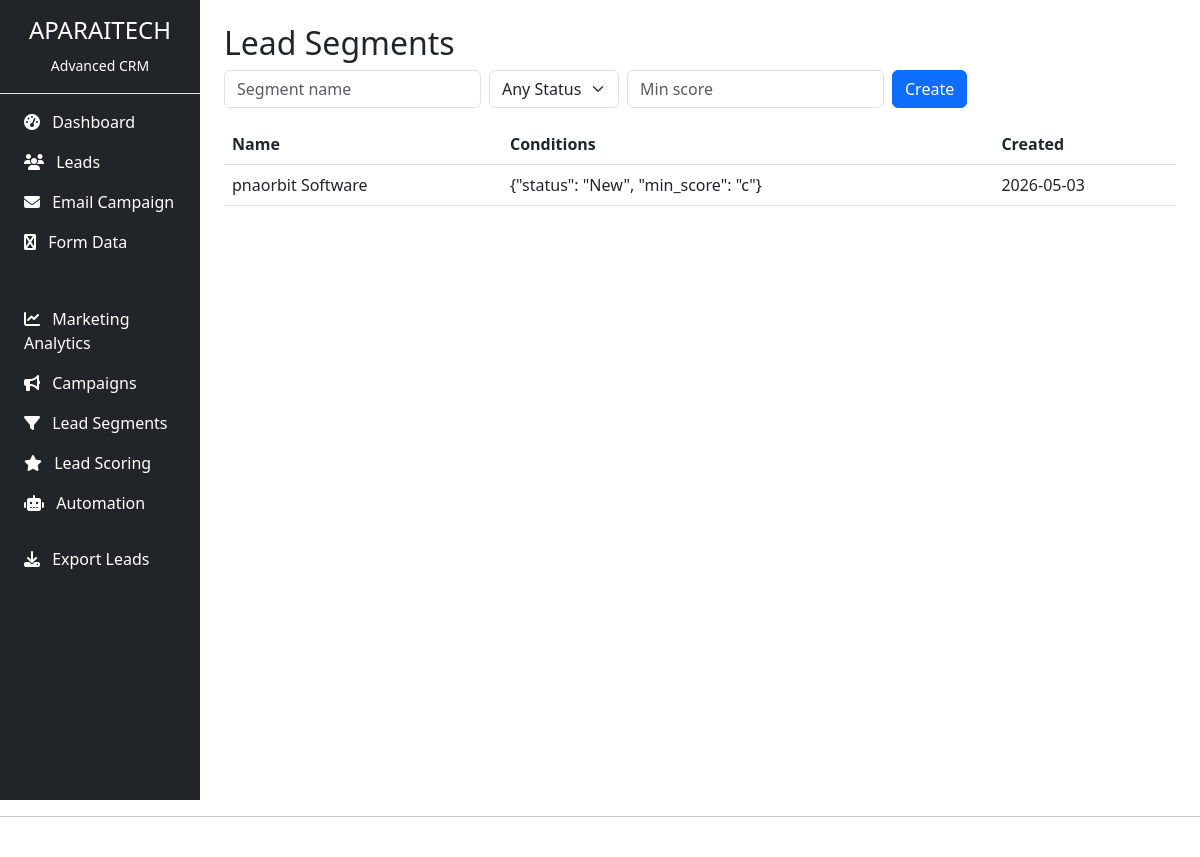
The page /segments on the database as committed earlier.
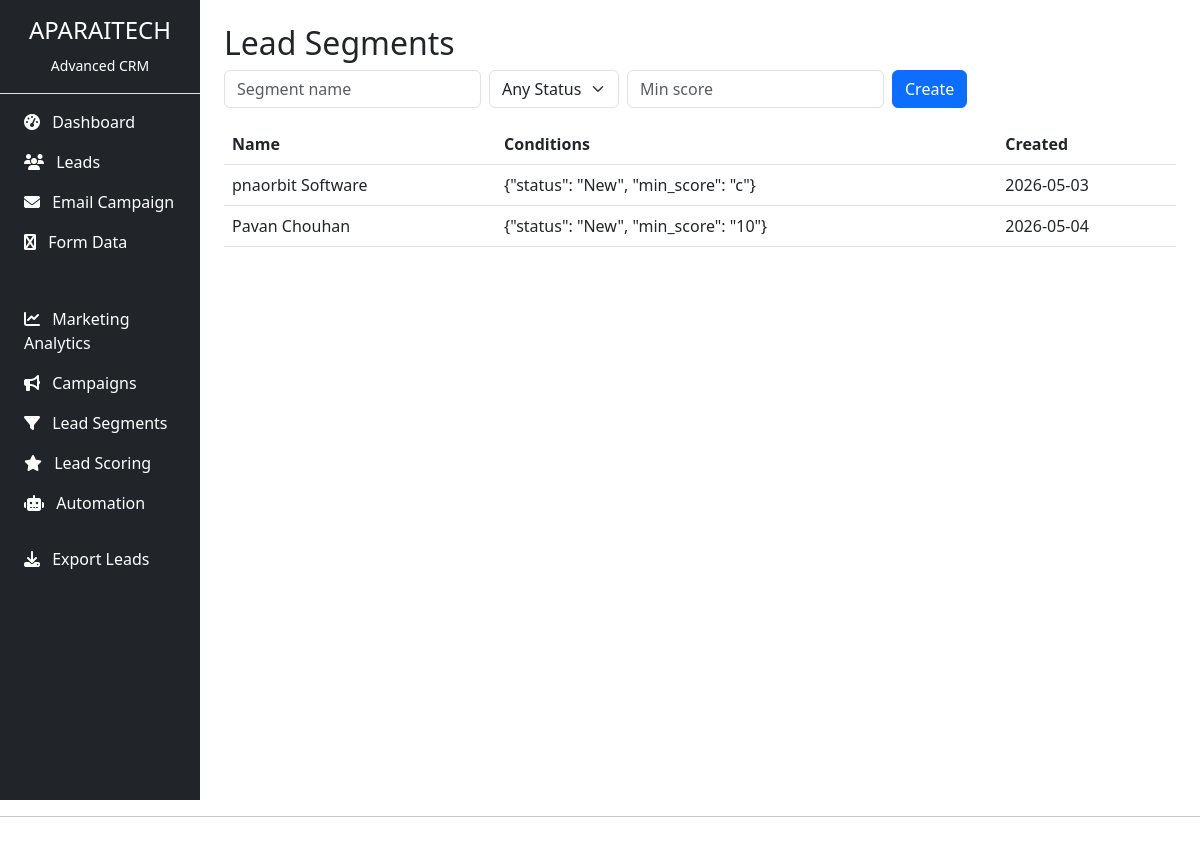
The same page on the database as committed later.
### tables this page shows
CREATE TABLE segments (
            id INTEGER PRIMARY KEY AUTOINCREMENT,
            name TEXT UNIQUE,
            conditions TEXT,
            created_at TIMESTAMP DEFAULT CURRENT_TIMESTAMP
        );

### app.py (the view)
@app.route('/segments')
def segments():
    db = get_db()
    segs = db.execute('SELECT * FROM segments').fetchall()
    return render_template('segments.html', segments=segs)

### app.py (called while the page is built)
@app.teardown_appcontext
def close_connection(exception):
    db = getattr(g, '_database', None)
    if db is not None:
        db.close()

### database.py (called while the page is built)
def get_db():
    db = getattr(g, '_database', None)
    if db is None:
        db = g._database = sqlite3.connect(DATABASE)
        db.row_factory = sqlite3.Row
    return db

### templates/segments.html
{% extends "base.html" %}
{% block content %}
<h2>Lead Segments</h2>
<form method="post" action="/segment/create" class="row g-2 mb-3">
    <div class="col-auto"><input name="name" placeholder="Segment name" class="form-control" required></div>
    <div class="col-auto"><select name="status" class="form-select"><option value="">Any Status</option><option>New</option><option>Contacted</option><option>Converted</option></select></div>
    <div class="col-auto"><input name="min_score" placeholder="Min score" class="form-control"></div>
    <div class="col-auto"><button class="btn btn-primary">Create</button></div>
</form>
<table class="table"><thead><tr><th>Name</th><th>Conditions</th><th>Created</th></tr></thead><tbody>
{% for s in segments %}<tr><td>{{ s.name }}</td><td>{{ s.conditions }}</td><td>{{ s.created_at[:10] }}</td></tr>{% endfor %}
</tbody></table>
{% endblock %}

### templates/base.html (shortened to what this page needs)
<!DOCTYPE html>
<html lang="en">
<head>
    <link href="https://cdn.jsdelivr.net/npm/bootstrap@5.3.0/dist/css/bootstrap.min.css" rel="stylesheet">
    <link rel="stylesheet" href="https://cdnjs.cloudflare.com/ajax/libs/font-awesome/6.4.0/css/all.min.css">
    <link rel="stylesheet" href="{{ url_for('static', filename='style.css') }}">
</head>
<body>
<div class="container-fluid">
    <div class="row">
        <div class="col-md-2 p-0 bg-dark text-white min-vh-100">
            <div class="p-3 text-center border-bottom">
                <h4>APARAITECH</h4>
                <small>Advanced CRM</small>
            </div>
            <nav class="nav flex-column p-2">
                <a class="nav-link text-white" href="/"><i class="fas fa-tachometer-alt me-2"></i> Dashboard</a>
                <a class="nav-link text-white" href="/leads"><i class="fas fa-users me-2"></i> Leads</a>
                <a class="nav-link text-white" href="/email"><i class="fas fa-envelope me-2"></i> Email Campaign</a>
                <a class="nav-link text-white" href="/forms"><i class="fas fa-google me-2"></i> Form Data</a>
                <small class="text-muted px-2">MARKETING</small>
                <a class="nav-link text-white" href="/marketing-dashboard"><i class="fas fa-chart-line me-2"></i> Marketing Analytics</a>
                <a class="nav-link text-white" href="/campaigns"><i class="fas fa-bullhorn me-2"></i> Campaigns</a>
                <a class="nav-link text-white" href="/segments"><i class="fas fa-filter me-2"></i> Lead Segments</a>
                <a class="nav-link text-white" href="/lead-scoring"><i class="fas fa-star me-2"></i> Lead Scoring</a>
                <a class="nav-link text-white" href="/email-automation"><i class="fas fa-robot me-2"></i> Automation</a>
                <a class="nav-link text-white" href="/export-leads"><i class="fas fa-download me-2"></i> Export Leads</a>
            </nav>
        </div>
        <div class="col-md-10 p-4">
            {% block content %}{% endblock %}
        </div>
    </div>
</div>
</body>
</html>
<hr>
<a class="nav-link text-white" href="/logout"><i class="fas fa-sign-out-alt"></i> Logout</a>
<link rel="stylesheet" href="{{ url_for('static', filename='style.css') }}">

Rows that differ between the two databases and show on the page:
added segments: name "Pavan Chouhan", conditions "{\"status\": \"New\", \"min_score\": \"10\"}", created_at "2026-05-04"
